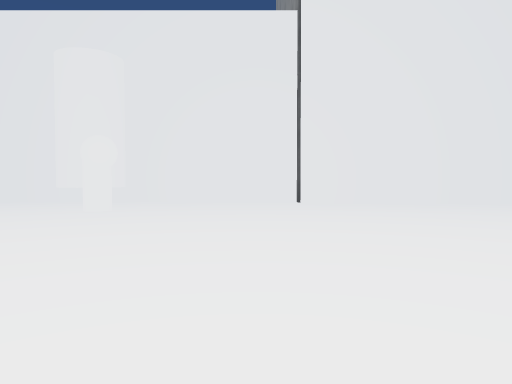
[1] (above)

20 first-person views from a walk through a 3-D level made in the Unity game engine. The camera is 1.4 m above the floor, tilts 2° down and sees 70° across. The floor is counted in squares, 2 m on a side. Each view is taken from the middle of a square. On the plan, view 1 faces up. The plan holds only what a view shows up to about 11 squares ahead; the rest is blank. The place goes on beyond the plan. The player is left out. Surface patterns are stand-ins for the level's own textures.

[2]
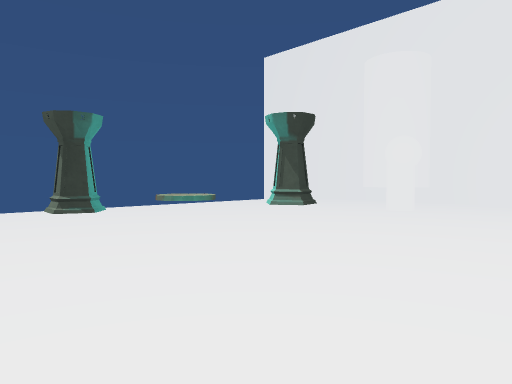

[3]
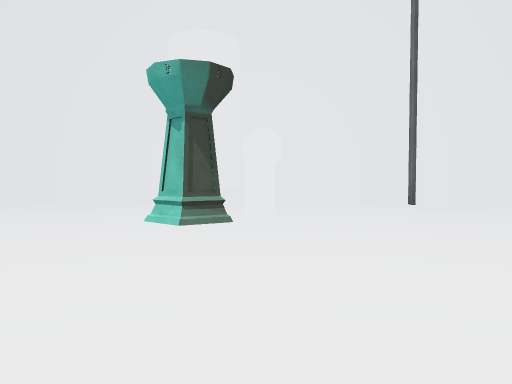

[4]
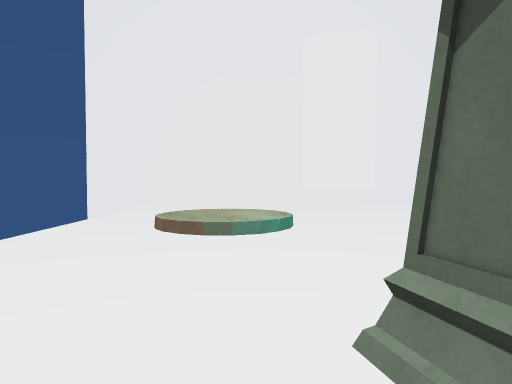

[5]
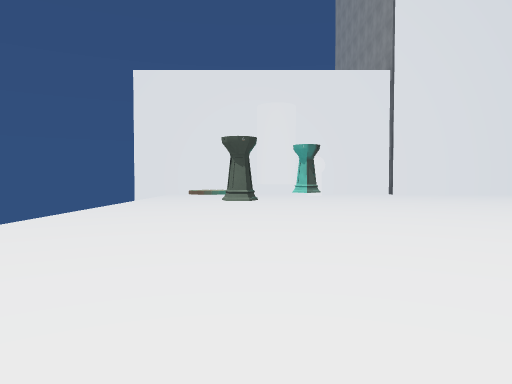

[6]
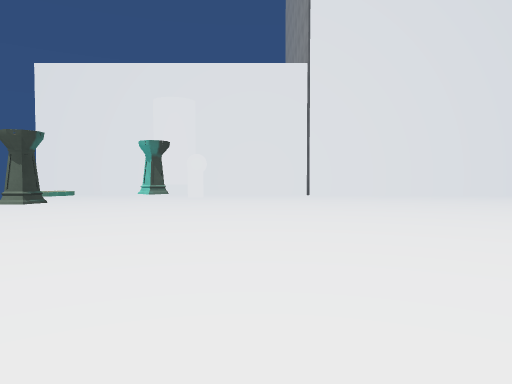

[7]
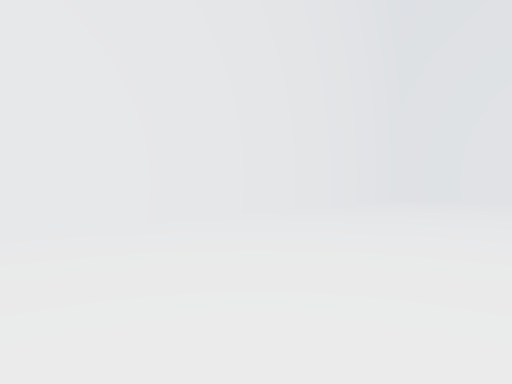

[8]
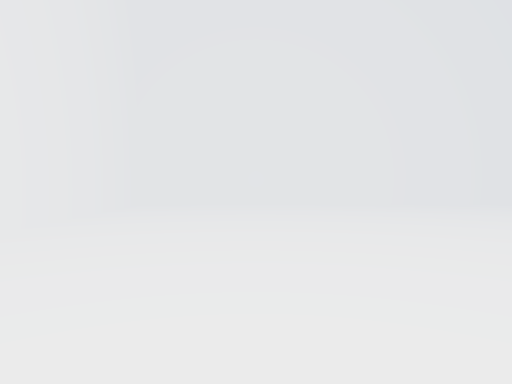

[9]
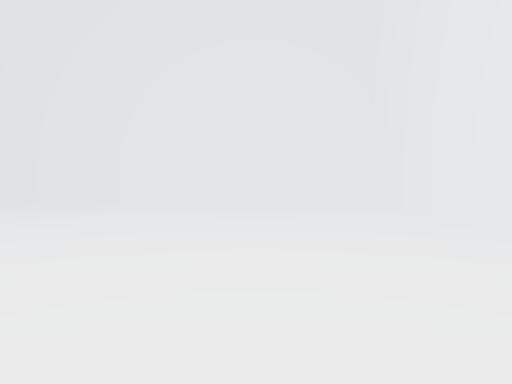

[10]
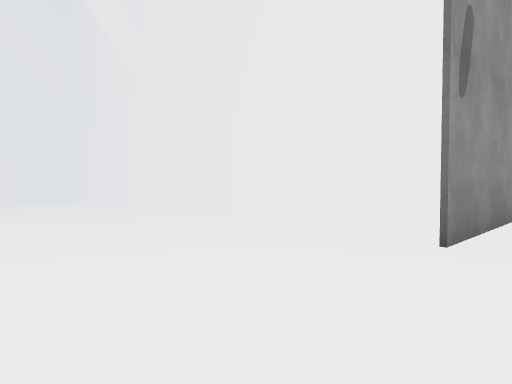

[11]
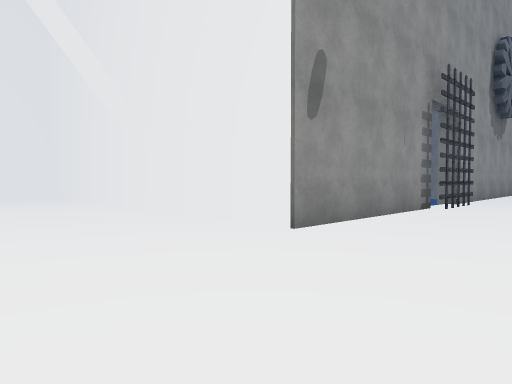

[12]
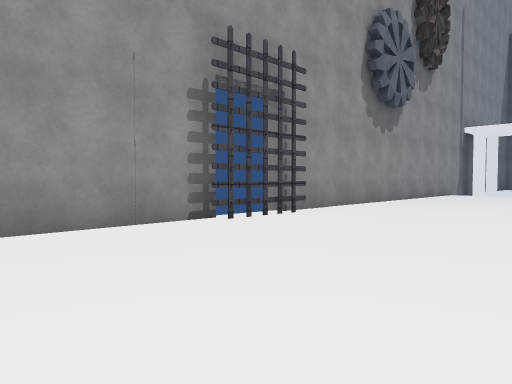

[13]
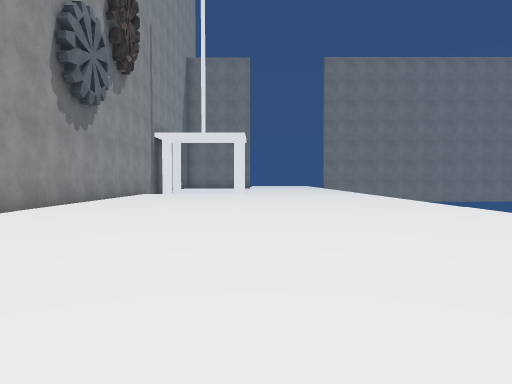

[14]
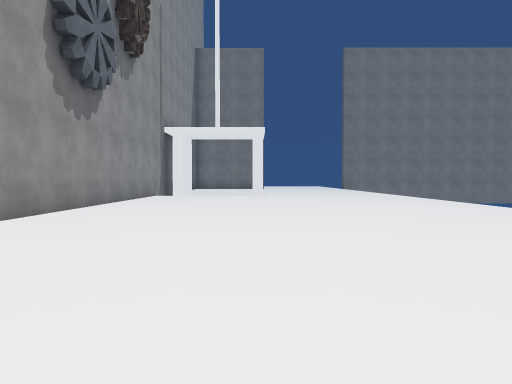

[15]
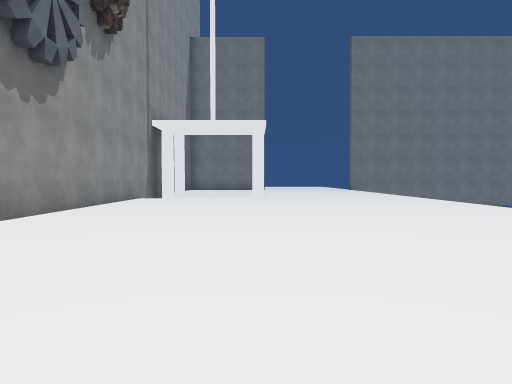

[16]
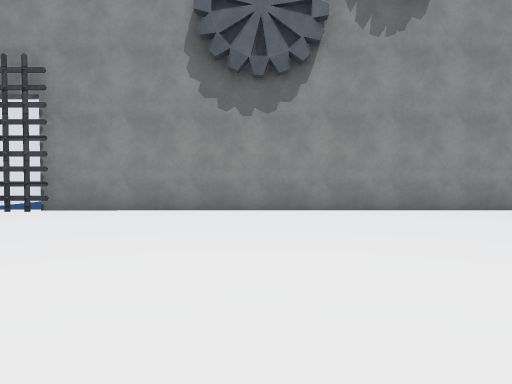

[17]
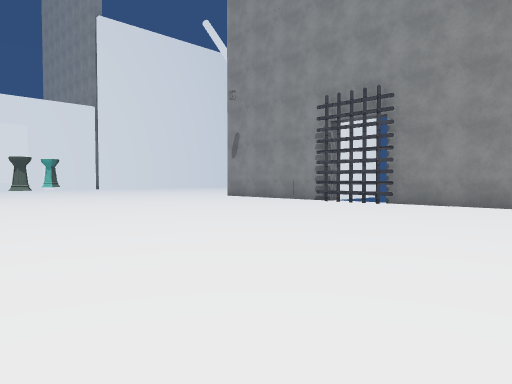

[18]
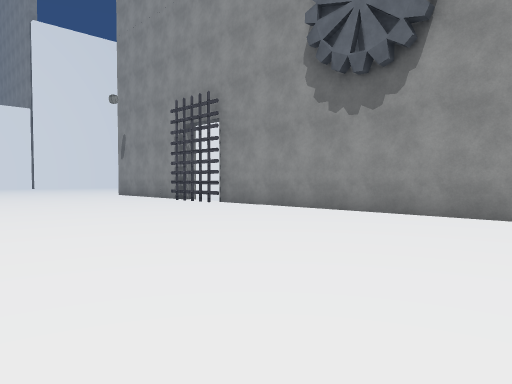

[19]
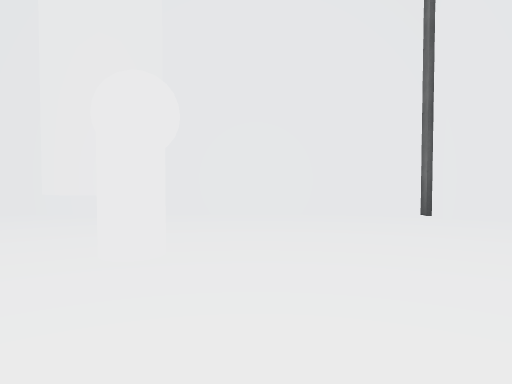

[20]
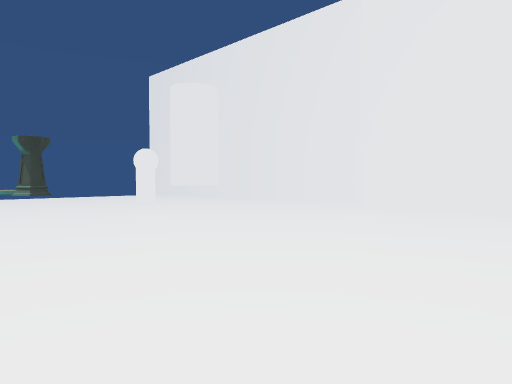

### Floor plan
Points are (right, up) in squares from view 1. A wall is a line through its corners. A room is listed if a view was taken in it or the views show most of it. See-through windows are left out.
Room 1 (views 1, 2, 3, 4, 5, 6, 7, 8, 9, 10, 11, 12, 13, 14, 15, 16, 17, 18, 19, 20)
walls: (-5.4, 2.2) (-5.1, 1.9) (-5.2, 1.6) (-5.5, 1.6) (-5.6, 2); (-3.4, 4.7) (-3.3, 4.2) (-3.6, 4) (-4, 4.3); (1.2, -8.2) (1.2, -3) (13, -3.2) (13, 10.2) (1.3, 10.4); (0.9, -10.5) (0.9, -7.9); (0.9, 10.4) (0.9, 11); (1.4, 11.2) (-10.8, 11.2); (1.2, -19.5) (1.2, -10.1)
objects: other object (-7, 4) to (-6, 4); other object (-3, 7)

Positions as (right, up) in squares from view 1, and headings:
1: (0, 0), facing up
2: (0, 0), facing up-left
3: (-3, 1), facing up
4: (-6, 1), facing up
5: (-5, -6), facing up
6: (-1, -5), facing up
7: (1, 5), facing up-right
8: (3, 7), facing right
9: (3, 0), facing right
10: (0, 1), facing down-right
11: (-2, 1), facing down-right
12: (-4, -4), facing down-right
13: (-4, -4), facing down
14: (-3, -6), facing down
15: (-3, -8), facing down
16: (-7, -15), facing right
17: (-9, -15), facing up-right
18: (-6, -19), facing up-right
19: (-2, 4), facing up
20: (6, 2), facing up-left
